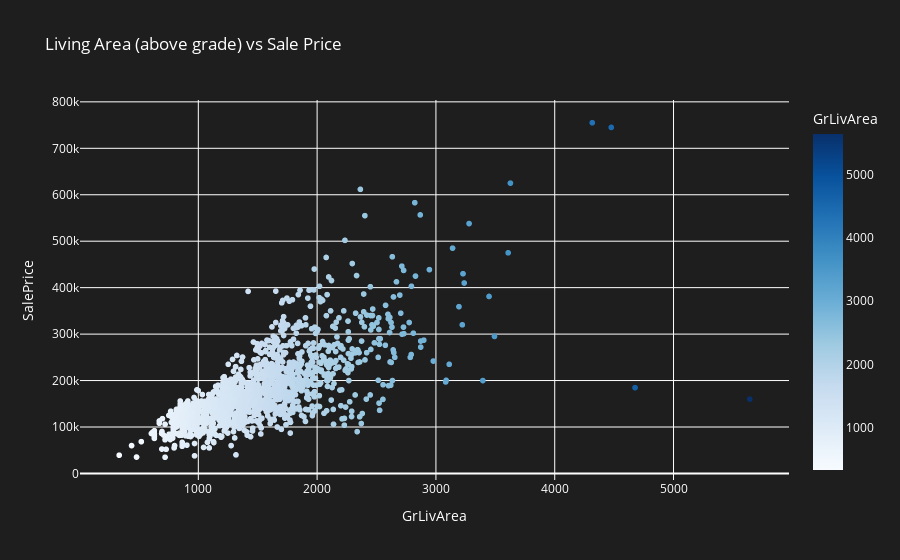

Here is the notebook cell this chart was saved with:
### Markdown cell above
### Scatterplots:

### Code cell
import pandas as pd
import plotly.express as px

data = {
    'YrSold': [2020, 2019, 2021, 2018, 2022],
    'YearBuilt': [2000, 1999, 2005, 1998, 2010],
    'SalePrice': [200000, 250000, 300000, 180000, 350000],
    'GrLivArea': [1500, 1800, 2000, 1600, 2200]
}

# Create DataFrame
df = pd.read_csv("/Users/sarahedens/Downloads/House Regression project/02 Data/train.csv")

# Calculate Correlation between Living Area and Sale Price
living_area_price_corr = df['GrLivArea'].corr(df['SalePrice'])
print(f'Correlation between Living Area (above grade) and Sale Price: {living_area_price_corr}')

# Create a scatter plot to visualize the relationship between Living Area and Sale Price
fig3 = px.scatter(df, x='GrLivArea', y='SalePrice', 
                  title='Living Area (above grade) vs Sale Price', 
                  color='GrLivArea', 
                  color_continuous_scale=px.colors.sequential.Blues)  # Use blue color scale

fig3.update_layout(plot_bgcolor='rgb(30,30,30)', 
                   paper_bgcolor='rgb(30,30,30)', 
                   font=dict(color='white'))

fig3.show()

### Figure 1 — Plotly figure (JSON) as saved in the notebook; plotly's stock layout.template omitted (floating-point values rounded to 4 significant figures; data arrays with more than 128 entries replaced by an {"elided": "..."} marker saying what was removed)
{"data": [{"hovertemplate": "GrLivArea=%{marker.color}<br>SalePrice=%{y}<extra></extra>", "legendgroup": "", "marker": {"color": {"elided": "1460 int values"}, "coloraxis": "coloraxis", "symbol": "circle"}, "mode": "markers", "name": "", "showlegend": false, "type": "scattergl", "x": {"elided": "1460 int values"}, "xaxis": "x", "y": {"elided": "1460 int values"}, "yaxis": "y"}], "layout": {"coloraxis": {"colorbar": {"title": {"text": "GrLivArea"}}, "colorscale": [[0, "rgb(247,251,255)"], [0.125, "rgb(222,235,247)"], [0.25, "rgb(198,219,239)"], [0.375, "rgb(158,202,225)"], [0.5, "rgb(107,174,214)"], [0.625, "rgb(66,146,198)"], [0.75, "rgb(33,113,181)"], [0.875, "rgb(8,81,156)"], [1, "rgb(8,48,107)"]]}, "font": {"color": "white"}, "legend": {"tracegroupgap": 0}, "paper_bgcolor": "rgb(30,30,30)", "plot_bgcolor": "rgb(30,30,30)", "title": {"text": "Living Area (above grade) vs Sale Price"}, "xaxis": {"anchor": "y", "domain": [0, 1], "title": {"text": "GrLivArea"}}, "yaxis": {"anchor": "x", "domain": [0, 1], "title": {"text": "SalePrice"}}}}
